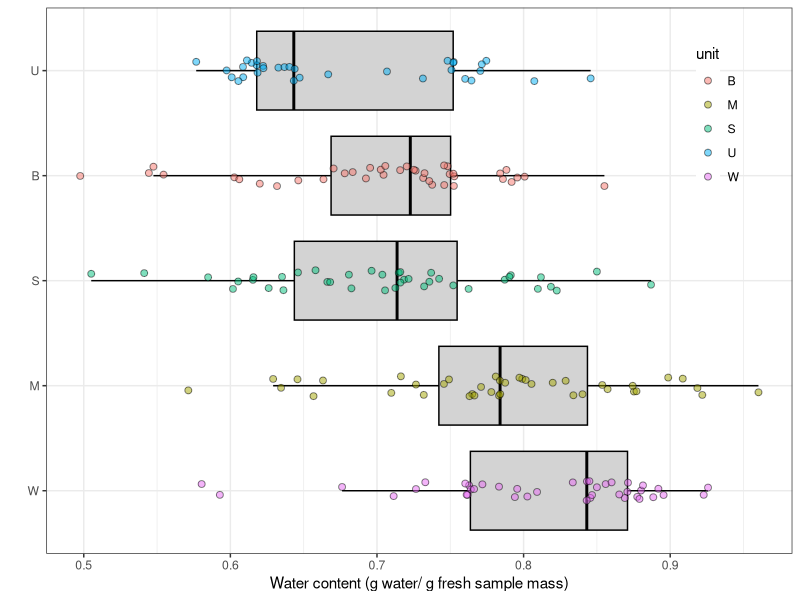
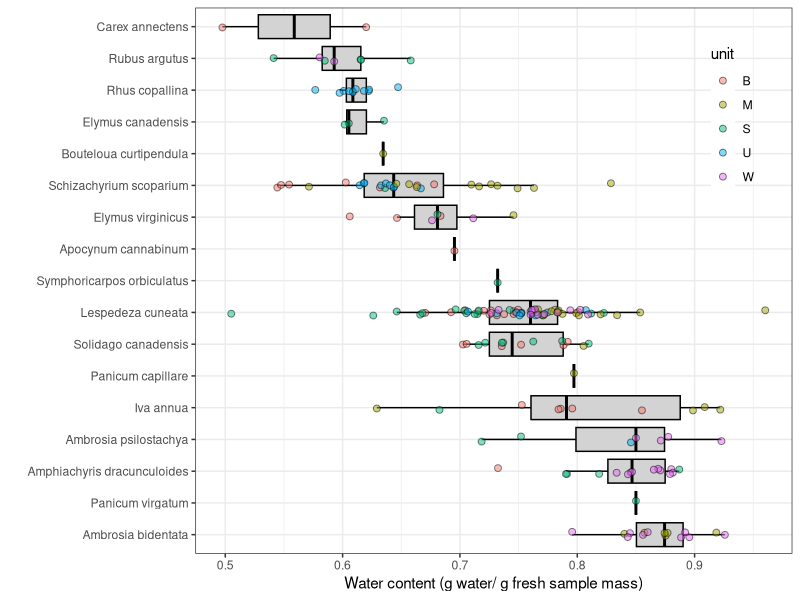
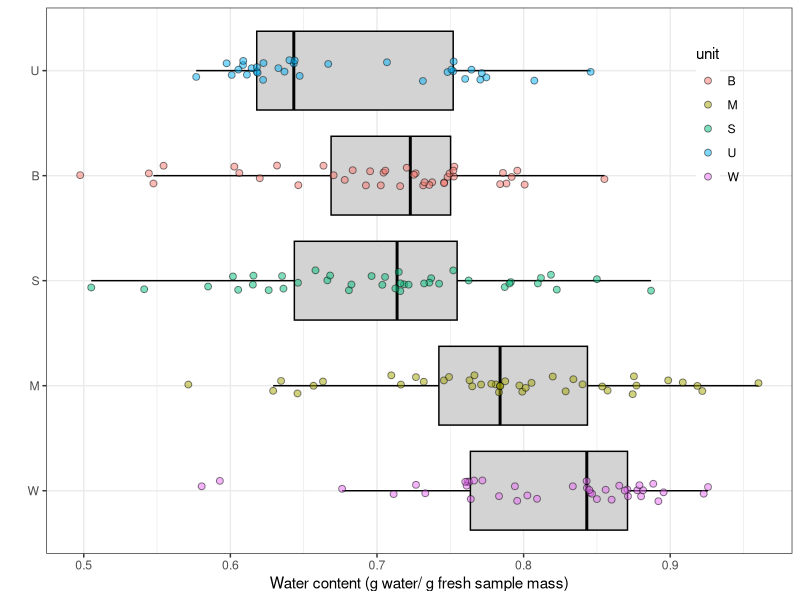

Here is the R script that generated these plots, in order: (Note: this script raises an error after producing the figures.)

tgpp<-read.csv("./data/tgpp_ecophys.csv")
head(tgpp)
library(ggplot2)

tgpp$water.content<- (tgpp$fresh.mass-tgpp$dry.mass)/tgpp$fresh.mass

tgpp$SLA <- tgpp$area / tgpp$dry.mass

ggplot(tgpp, aes(x=water.content, y=reorder(unit, -water.content), fill = unit)) + 
  geom_boxplot(color='black', fill = 'lightgrey', outlier.color="NA") + 
  geom_jitter(pch =21, size=2, alpha = 0.5, height=0.1,aes(fill=unit)) +
  theme_bw() +
  theme(legend.position=c(0.9, 0.8),
        legend.background=element_blank()) +
  xlab("Water content (g water/ g fresh sample mass)") +
  ylab("")

ggplot(tgpp, aes(x=water.content, y=reorder(species, -water.content), fill = unit)) + 
  geom_boxplot(color='black', fill = 'lightgrey', outlier.color="NA") + 
  geom_jitter(pch =21, size=2, alpha = 0.5, height=0.1,aes(fill=unit)) +
  theme_bw() +
  theme(legend.position=c(0.9, 0.8),
        legend.background=element_blank()) +
  xlab("Water content (g water/ g fresh sample mass)") +
  ylab("")


ggplot(tgpp, aes(x=water.content, y=reorder(unit, -water.content), fill = unit)) + 
  geom_boxplot(color='black', fill = 'lightgrey', outlier.color="NA") + 
  geom_jitter(pch =21, size=2, alpha = 0.5, height=0.1,aes(fill=unit)) +
  theme_bw() +
  theme(legend.position=c(0.9, 0.8),
        legend.background=element_blank()) +
  xlab("Water content (g water/ g fresh sample mass)") +
  ylab("")


ggplot(subset(tgpp, species =="Lespedeza Cuneata"), aes(x=water.content, y=reorder(species, -water.content))) + 
  geom_boxplot(color='black', fill = 'lightgrey') + facet_wrap(~unit, ncol=1) 


ggplot(tgpp, aes(x=SLA, y=reorder(species, -SLA))) + 
  geom_boxplot(color='black', fill = 'lightgrey') 

ggplot(tgpp, aes(x=SLA, y=water.content)) +
  geom_point() + 
  facet_wrap(~species) +
  geom_smooth(method = 'lm')

